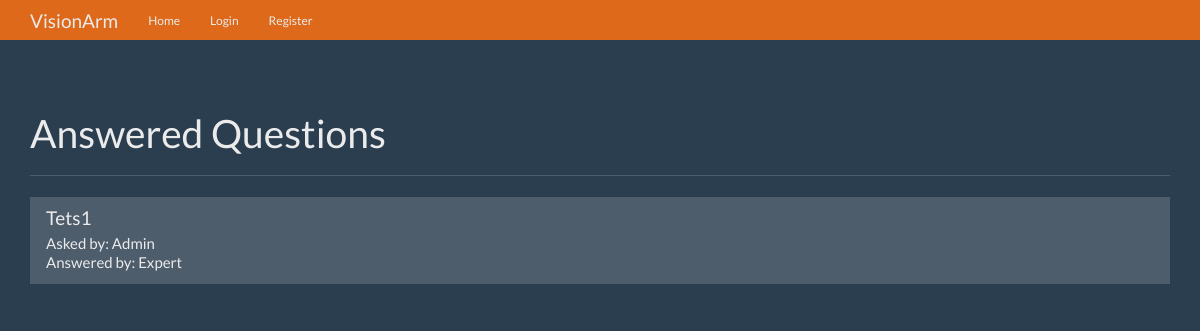
The app's page /, older data.
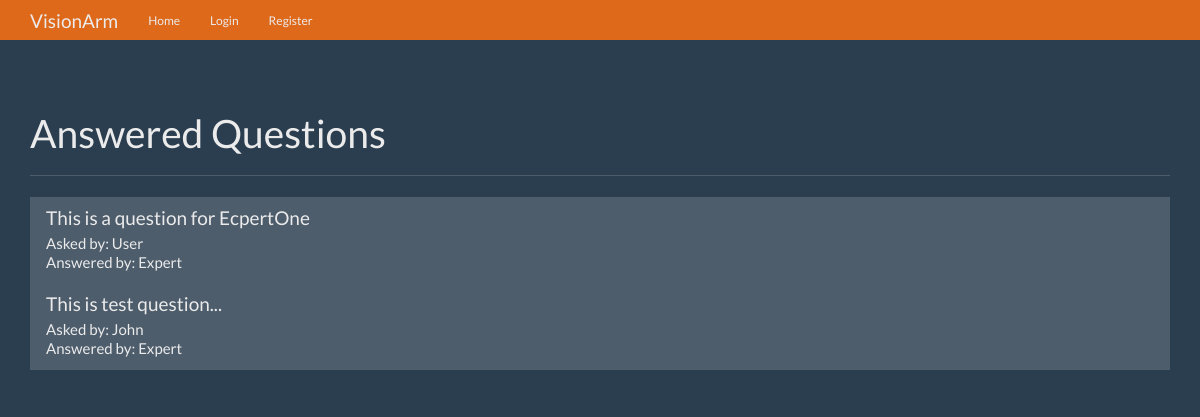
The same page, newer data.
### visionarm/models.py (models this page shows, shortened)
class Question(db.Model):
    id = db.Column(db.Integer, primary_key=True)
    question = db.Column(db.Text)
    answer = db.Column(db.Text)
    asked_by_id = db.Column(db.Integer, db.ForeignKey('user.id'))
    expert_id = db.Column(db.Integer, db.ForeignKey('user.id'))

class User(db.Model, UserMixin):
    id = db.Column(db.Integer, primary_key=True)
    login = db.Column(db.String(50))
    password = db.Column(db.String(100))
    name = db.Column(db.String(50))
    surname = db.Column(db.String(50))
    expert = db.Column(db.Boolean)
    admin = db.Column(db.Boolean)
    questions_asked = db.relationship(
        'Question',
        foreign_keys='Question.asked_by_id',
        backref='asker',
        lazy=True
    )
    answers_requested = db.relationship(
        'Question',
        foreign_keys='Question.expert_id',
        backref='expert',
        lazy=True
    )
    @property
    def unhashed_password(self):
        """
        Property that raises an error when attempting to access the unhashed password.

        Used to prevent direct access to the unhashed password.
        """
        raise AttributeError('Cannot view unhashed password!')

### visionarm/routes/main.py (the view)
@main.route('/')
def index():
    questions = Question.query.filter(Question.answer != None).all()
    context = {
        'questions': questions
    }
    return render_template('home.html', **context)

### visionarm/templates/home.html (shortened to what this page needs)
{% extends 'base.html' %}
{% block content %}
      <div class="page-header">
        <h1>Answered Questions</h1>
      </div>
      <div class="row">
        <div class="col-lg-12">
          <div class="list-group">
            {% for question in questions %}
              <a href="{{ url_for('main.question', question_id=question.id) }}" class="list-group-item">
                <h4 class="list-group-item-heading">{{ question.question }}</h4>
                <p class="list-group-item-text">Asked by: {{ question.asker.name }}</p>
                <p class="list-group-item-text">Answered by: {{ question.expert.name }}</p>
              </a>
            {% endfor %}
          </div>
        </div>
      </div>
{% endblock %}

### visionarm/templates/base.html (shortened to what this page needs)
<!DOCTYPE html>
<html lang="en">
  <head>
    <link href="{{ url_for('static', filename='bootstrap.min.css') }}" rel="stylesheet">
    <link href="{{ url_for('static', filename='theme.css') }}" rel="stylesheet">
  </head>
  <body>
    <nav class="navbar navbar-inverse navbar-fixed-top">
      <div class="container">
        <div class="navbar-header">
          <a class="navbar-brand" href="#">VisionArm</a>
        </div>
        <div id="navbar" class="navbar-collapse collapse">
          <ul class="nav navbar-nav">
            <li><a href="{{ url_for('main.index') }}">Home</a></li>
            {% if not current_user.is_authenticated %}
            <li><a href="{{ url_for('auth.login') }}">Login</a></li>
            <li><a href="{{ url_for('auth.register') }}">Register</a></li>
            {% endif %}
          </ul>
        </div>
      </div>
    </nav>
    <div class="container theme-showcase" role="main">
      {% block content %}{% endblock %}
    </div>
  </body>
</html>

### visionarm/static/theme.css (style rules this page uses)
body { padding-top: 70px; padding-bottom: 30px; }

Row changes from the older to the newer data that the page shows:
changed Question: question "Tets1" → "This is a question for EcpertOne"; asker.name "Admin" → "User"
added Question: question "This is test question...", asker.name "John", expert.name "Expert"
